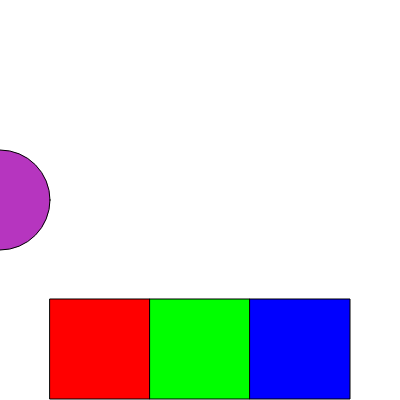
Frame 1 (no input)
Frame 60 (no input): identical to frame 1, image omitted
Frame 120 (the mouse pressed at the canvas centre since frame 60): identical to frame 1, image omitted

The p5.js sketch that drew this single still picture (run headless with seeded random() and noise() and a simulated clock; from frame 60 on, the mouse is pressed at the canvas centre):

// p5.js sketch
// ── sketch.js
var iArray = [];

var currentType = "";

var bubble0;

var i;

function setup() {
	createCanvas(400,400);
	iArray.push(new interface(50,299,100,"start"));
	iArray.push(new interface(150,299,100,"stop"));
	iArray.push(new interface(250,299,100,"reset"));
	
	bubble0 = new bubble(0,200,100);
}

function draw() {
	background(255);
	
	bubble0.display();
  
	for(var i=0; i < iArray.length; i++){
		var checking = iArray[i].check();
		
		var settingAlpha
		if(checking == true){
//			console.log("currently over " + iArray[i].type)
			settingAlpha = 100;
		}else{
			settingAlpha = 255;
		}
		
		iArray[i].display(settingAlpha);
			
	}
	
	if(currentType == "start"){
		bubble0.move();
	}else if(currentType == "stop"){
		bubble0.stop();
	}else if(currentType == "reset"){
		bubble0.reset();
	}
}


function mousePressed(){
	for(var i = 0; i < iArray.length; i++){
		var checkInterface = iArray[i].check();
		if(checkInterface == true){
			currentType = iArray[i].type;
			console.log("current type = " + currentType);
		}
	}
}


function interface(tempX,tempY,tempSize,tempType){
	this.x = tempX;
	this.y = tempY;
	this.size = tempSize;
	this.type = tempType
	
	this.display = function(setAlpha){
		
		if(this.type == "start"){
			fill(255,0,0);
				}else if(this.type == "stop"){
			fill(0,255,0)
				}else if(this.type == "reset"){
			fill(0,0,255)
			}

		rect(this.x, this.y, this.size, this.size);
	}
	
	this.check = function(){
		if(mouseX > this.x && mouseX < (this.x + this.size) && (mouseY > this.y && mouseY < (this.y + this.size))){
		   	return true;
		   }else{
		   	return false;
		   }
		
		if(mouseX > (this.x + this.size) && mouseX < (this.x + 2(this.size)) && (mouseY > this.y && mouseY < (this.y + this.size))){
			return false;
		}else{
			return true;
		}
		
	}
}

function bubble(tempX, tempY, tempDiameter, tempSpeed){
	
	this.x = tempX;
	this.y = tempY;
	this.diameter = tempDiameter;
	this.speed = tempSpeed;
	
	this.r = random(255);
	this.g = random(255);
	this.b = random(255);
	
	this.display = function(){
		fill(this.r,this.g,this.b);
		ellipse(this.x,this.y,this.diameter,this.diameter);
	}
	
	this.move = function(){
		this.x++;
	}
	
	this.stop = function(){
		this.x = this.x;
	}
	
	this.reset = function(){
		this.x = 0;
	}
	
	this.checkPos = function(){
		if(this.x > width){
			return true;
		}else{
			return false;
		}
	}
}
